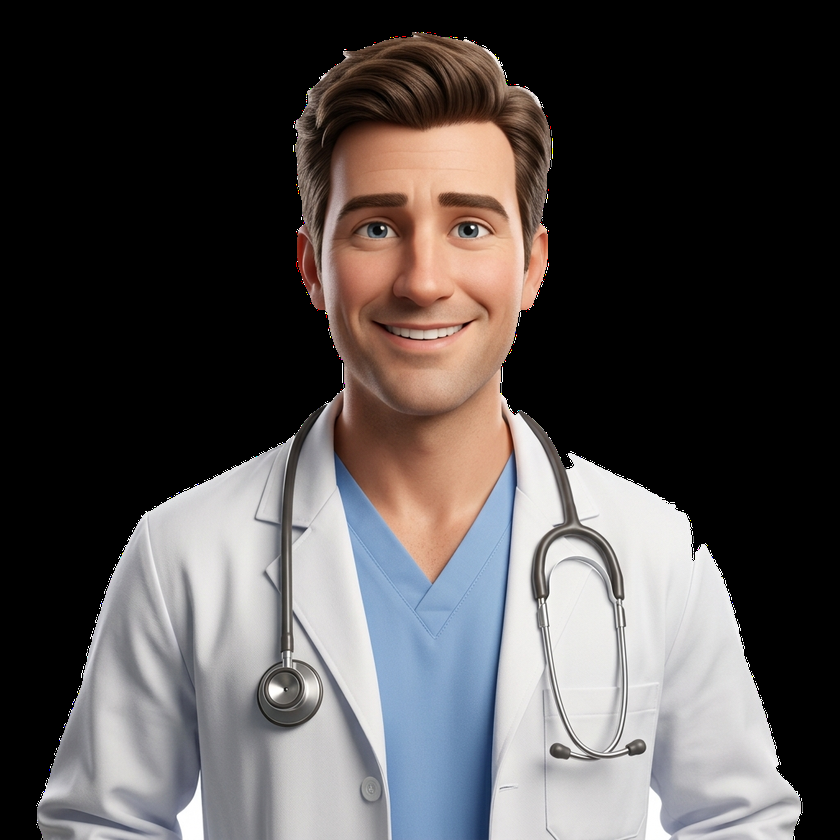
#> input picture data/characters/rgba/doctor.png, 840 x 840 px, shrunk from 1024 x 1024 before the run, found by its file name; its folder holds 4 pictures in this run
$ python decontaminate_sprites.py
#> lines starting #> are read from the running program, lines starting #| are printed output that depends on the picture; after the words box and inside, x2 and y2 are one past the last pixel; in counts of white or black regions, pixels touching at a corner belong together; long printed decimals are rounded
import cv2
import numpy as np
from pathlib import Path

def decontaminate_sprite(rgba_path: Path):
    img = cv2.imread(str(rgba_path), cv2.IMREAD_UNCHANGED)
#> img is the input picture: shape (840, 840, 4); mean B, G, R, A 76, 76.4, 80.8, 119.8
    if img is None or img.shape[2] != 4:
        return

    b, g, r, alpha = cv2.split(img)
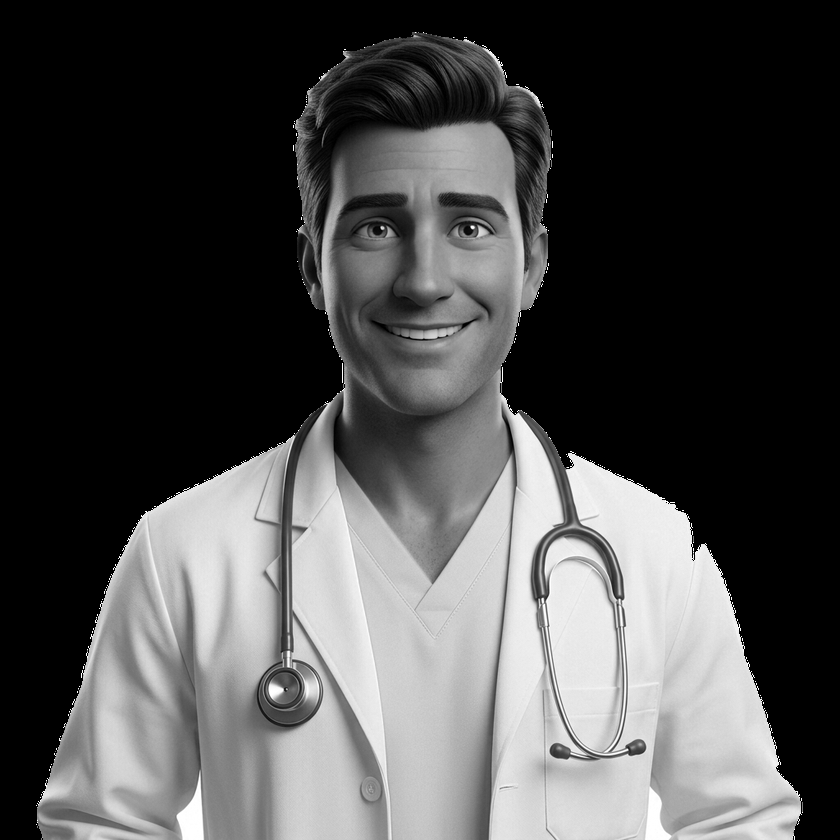
#> b: shape (840, 840); min 0, max 255, mean 76
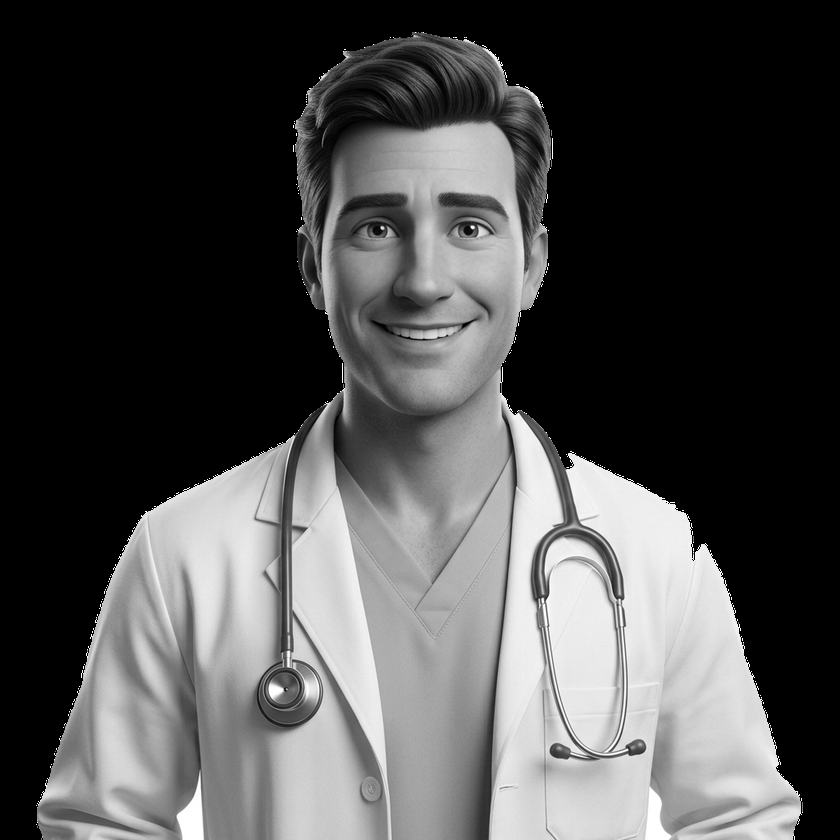
#> g: shape (840, 840); min 0, max 255, mean 76.4
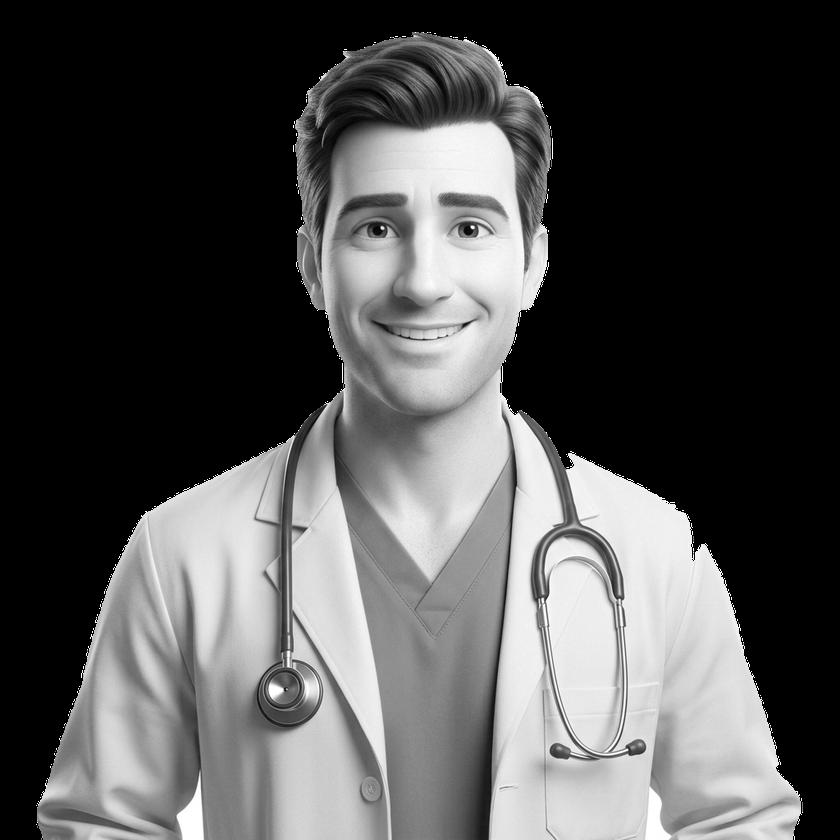
#> r: shape (840, 840); min 0, max 255, mean 80.8

    # 1. Binary core mask of solid foreground
    _, solid_mask = cv2.threshold(alpha, 220, 255, cv2.THRESH_BINARY)
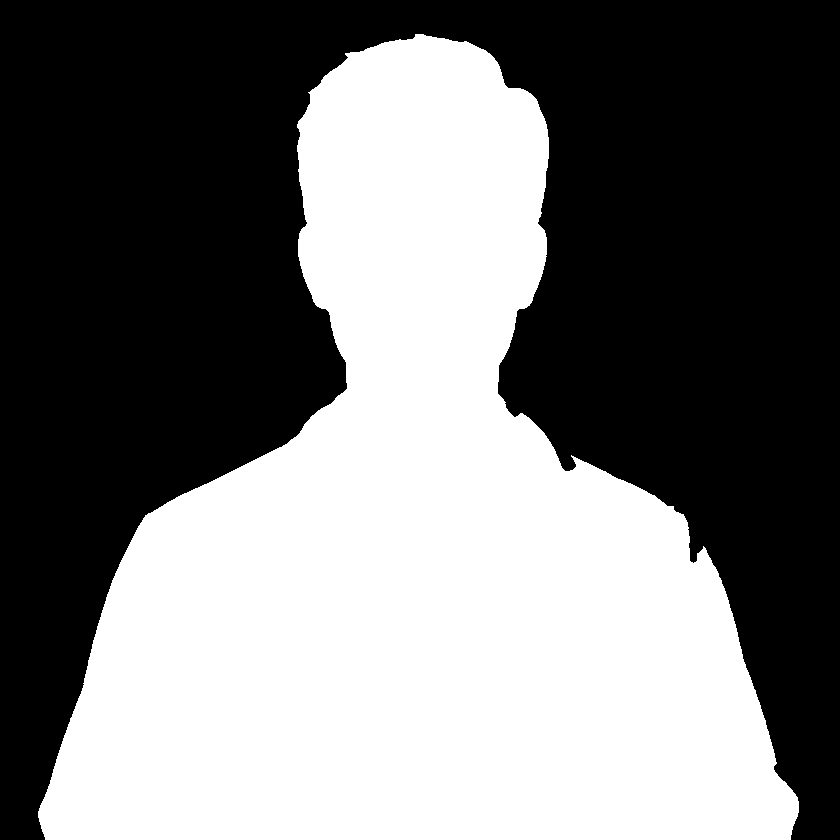
#> solid_mask: shape (840, 840); 46.8% white; 1 white region, box (x1, y1, x2, y2) and area: (38, 34, 799, 840) 329992

    # 2. Erode the mask by 2 pixels to strip any white-fringed boundary pixels
    kernel = cv2.getStructuringElement(cv2.MORPH_ELLIPSE, (3, 3))
    eroded_mask = cv2.erode(solid_mask, kernel, iterations=2)
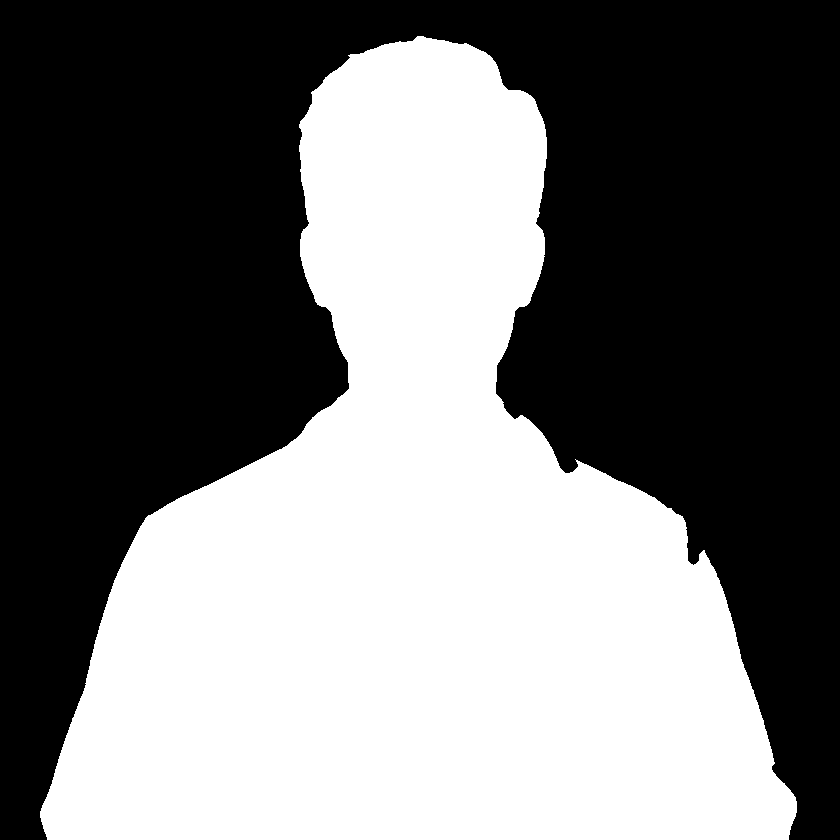
#> eroded_mask: shape (840, 840); 46.2% white; 1 white region, box (x1, y1, x2, y2) and area: (40, 36, 797, 840) 326038

    # 3. Color decontamination:
    # Use cv2.inpaint or nearest neighbor dilation from the eroded interior to bleed true colors outward
    color_img = cv2.merge([b, g, r])
    # Inpaint region is where original alpha was partially transparent or white fringed
    inpaint_mask = ((alpha > 0) & (eroded_mask == 0)).astype(np.uint8) * 255
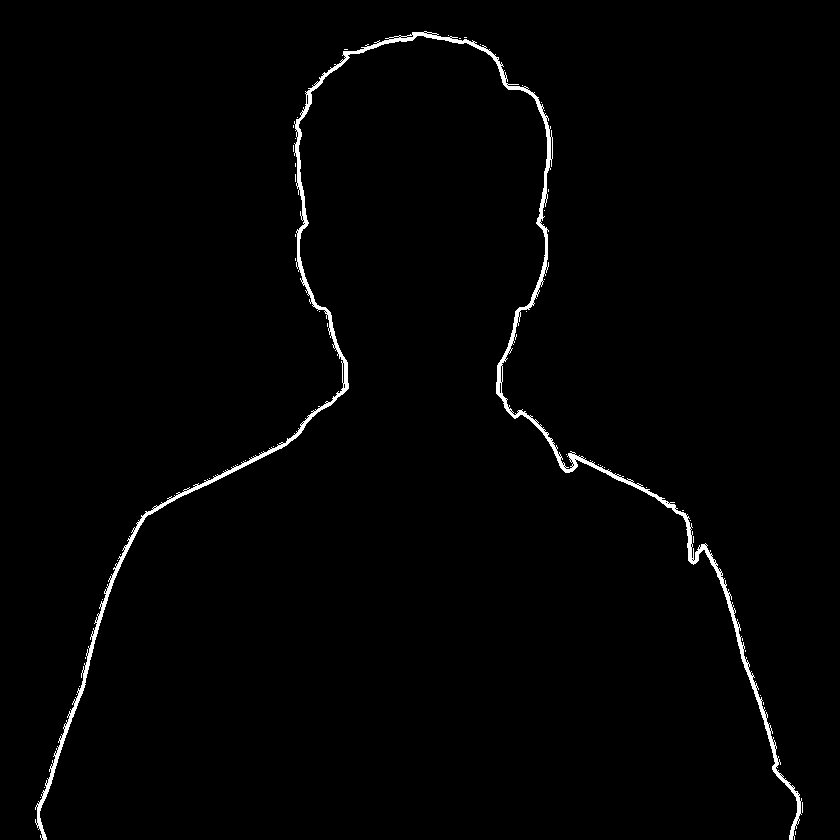
#> inpaint_mask: shape (840, 840); 1.3% white; 50 white regions (49 under 20 px), largest, box (x1, y1, x2, y2) and area: (35, 31, 802, 840) 9212
    # Bleed true interior color outward into the border zone
    decontaminated_color = cv2.inpaint(color_img, inpaint_mask, 3, cv2.INPAINT_TELEA)

    # 4. Generate clean smooth antialiased alpha from the eroded mask
    # 1.5px Gaussian blur on the boundary
    smooth_alpha = cv2.GaussianBlur(eroded_mask, (3, 3), 0.8)

    # Combine decontaminated color with clean halo-free alpha
    db, dg, dr = cv2.split(decontaminated_color)
    clean_rgba = cv2.merge([db, dg, dr, smooth_alpha])

    cv2.imwrite(str(rgba_path), clean_rgba)

    # Verify new border color
    new_border = clean_rgba[(smooth_alpha > 0) & (smooth_alpha < 240)]
    avg_border = np.mean(new_border[:, :3], axis=0) if len(new_border) > 0 else [0, 0, 0]
#> avg_border = [136.2, 141.7, 156.1]
    print(f"Decontaminated {rgba_path.name}: new border RGB = {avg_border}")
#| Decontaminated doctor.png: new border RGB = [136.223 141.683 156.091 ]

chars = ["doctor", "patient", "teacher", "student", "business", "narrator", "farmer"]
for c in chars:
    p = Path(f"data/characters/rgba/{c}.png")
    if p.exists():
        decontaminate_sprite(p)
